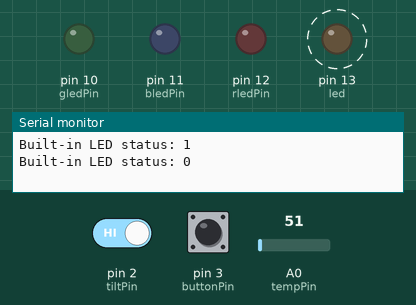
Bench run of a sketch on a simulated Arduino Uno, built with avr-gcc and run on an emulated ATmega328P. Parts: output pins drawn as LEDs (lit = HIGH), the last lines printed to the serial monitor. Dashed ring = blinking. The test bench sets the inputs (shaded band); at power-on: pin 2 (tiltPin) HIGH, pin 3 (buttonPin) HIGH, A0 (tempPin) = 51.

Above: at 1.2 s.
1.3 s: pin 2 (tiltPin) driven LOW
At 2.8 s:
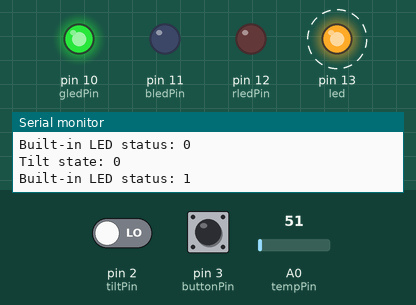
4.3 s: pin 3 (buttonPin) pulled LOW for 0.15 s
At 6.8 s:
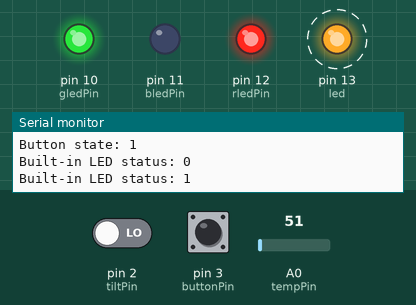
7.4 s: pin 2 (tiltPin) driven HIGH
At 8.8 s:
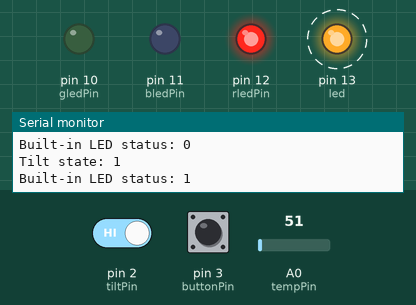
13.4 s: pin 3 (buttonPin) pulled LOW for 3.2 s
At 14.6 s:
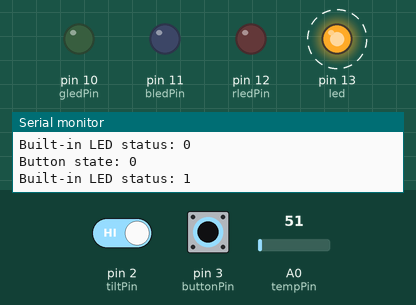
Timing chart, 0 to 19.1 s (numbered marks = the images above; inputs shaded):
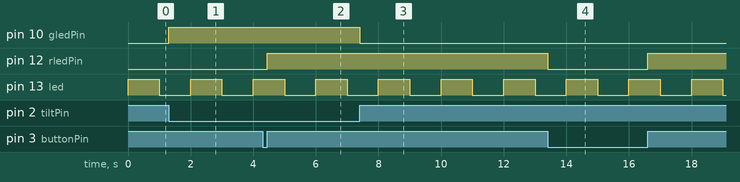

Measured:
- after the input at 1.3 s, pin 10 (gledPin): LOW → HIGH at once
- after the input at 4.3 s, pin 12 (rledPin): LOW → HIGH after 0.15 s
- after the input at 7.4 s, pin 10 (gledPin): HIGH → LOW at once
- after the input at 13.4 s, pin 12 (rledPin): HIGH → LOW at once, → HIGH 3.2 s later
- by itself, pin 13 (led): alternates HIGH for 1.0 s and LOW for 1.0 s

The sketch:

task1.4D.ino
```cpp
//inputs
const int tiltPin = 2;
const int buttonPin = 3;
const int tempPin = A0;

//outputs
const int gledPin = 10;
const int bledPin = 11;
const int rledPin = 12;
const int led = 13;

volatile int tiltState = 0;
volatile int buttonState = 0;

int currentTemp = 0;

void setup()
{
  pinMode(tempPin, INPUT);

  pinMode(gledPin, OUTPUT);
  pinMode(bledPin, OUTPUT);
  pinMode(rledPin, OUTPUT);
  pinMode(led, OUTPUT);

  digitalWrite(tiltPin, HIGH);
  digitalWrite(buttonPin, HIGH);

  attachInterrupt(digitalPinToInterrupt(tiltPin), tilt, CHANGE);
  attachInterrupt(digitalPinToInterrupt(buttonPin), button, CHANGE);
  Serial.begin(9600);

  currentTemp = analogRead(tempPin);

  //timer interrupt setup
  cli(); //disable interrupts
  TCCR1A = 0;// set entire TCCR1A register to 0
  TCCR1B = 0;// same for TCCR1B
  TCNT1  = 0;//initialize counter value to 0
  // set compare match register for 1hz increments
  OCR1A = 15624;// = (16*10^6) / (1*1024) - 1 (must be <65536)
  // turn on CTC mode
  TCCR1B |= (1 << WGM12);
  // Set CS10 and CS12 bits for 1024 prescaler
  TCCR1B |= (1 << CS12) | (1 << CS10);
  // enable timer compare interrupt
  TIMSK1 |= (1 << OCIE1A);
  sei();
}

void loop()
{
  //Temperature loop
  int tempSensorValue = analogRead(tempPin);

  if(tempSensorValue > 176){
    digitalWrite(bledPin, HIGH);
  } else {
    digitalWrite(bledPin, LOW);
  }

  if(tempSensorValue != currentTemp){
    Serial.print("Temperature: ");
    Serial.println(tempSensorValue);
    currentTemp = tempSensorValue;
  }

}

ISR(TIMER1_COMPA_vect){//timer1 interrupt 1Hz toggles pin 13 (LED)
//generates pulse wave of frequency 1Hz/2 = 0.5kHz (takes two cycles for full wave- toggle high then toggle low)

  if(digitalRead(led) == HIGH){
    digitalWrite(led, LOW);
  } else {
    digitalWrite(led, HIGH);
  }
  Serial.print("Built-in LED status: ");
  Serial.println(digitalRead(led));
}

void tilt() {
  tiltState = digitalRead(tiltPin);
  digitalWrite(gledPin, !tiltState);
  Serial.print("Tilt state: ");
  Serial.println(tiltState);
}

void button() {
  buttonState = digitalRead(buttonPin);
  digitalWrite(rledPin, buttonState);
  Serial.print("Button state: ");
  Serial.println(buttonState);
}
```
